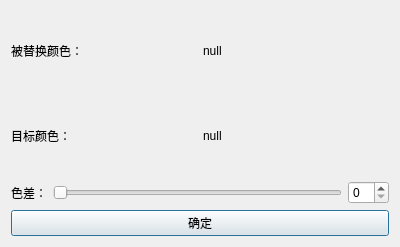
<?xml version="1.0" encoding="UTF-8"?>
<ui version="4.0">
 <class>DialogColorReplace</class>
 <widget class="QDialog" name="DialogColorReplace">
  <property name="geometry">
   <rect>
    <x>0</x>
    <y>0</y>
    <width>400</width>
    <height>247</height>
   </rect>
  </property>
  <property name="windowTitle">
   <string>Dialog</string>
  </property>
  <layout class="QGridLayout" name="gridLayout_2">
   <item row="0" column="0">
    <layout class="QGridLayout" name="gridLayout">
     <item row="0" column="0">
      <widget class="QLabel" name="label_2">
       <property name="text">
        <string>被替换颜色：</string>
       </property>
      </widget>
     </item>
     <item row="0" column="1">
      <widget class="CustomLabelColor" name="label_src">
       <property name="text">
        <string>null</string>
       </property>
      </widget>
     </item>
     <item row="1" column="0">
      <widget class="QLabel" name="label_3">
       <property name="text">
        <string>目标颜色：</string>
       </property>
      </widget>
     </item>
     <item row="1" column="1">
      <widget class="CustomLabelColor" name="label_des">
       <property name="text">
        <string>null</string>
       </property>
      </widget>
     </item>
     <item row="2" column="0" colspan="2">
      <layout class="QHBoxLayout" name="horizontalLayout">
       <item>
        <widget class="QLabel" name="label">
         <property name="text">
          <string>色差：</string>
         </property>
        </widget>
       </item>
       <item>
        <widget class="QSlider" name="horizontalSlider">
         <property name="orientation">
          <enum>Qt::Horizontal</enum>
         </property>
        </widget>
       </item>
       <item>
        <widget class="QSpinBox" name="spinBox"/>
       </item>
      </layout>
     </item>
     <item row="3" column="0" colspan="2">
      <widget class="QPushButton" name="pushButton">
       <property name="text">
        <string>确定</string>
       </property>
      </widget>
     </item>
    </layout>
   </item>
  </layout>
 </widget>
 <customwidgets>
  <customwidget>
   <class>CustomLabelColor</class>
   <extends>QLabel</extends>
   <header>customlabelcolor.h</header>
  </customwidget>
 </customwidgets>
 <resources/>
 <connections/>
</ui>
